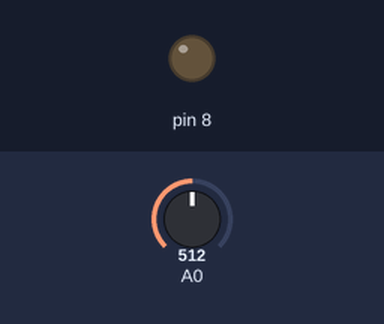
Recording of a sketch running on a simulated Arduino Uno, built with avr-gcc and run on an emulated ATmega328P. Parts: output pins drawn as LEDs (lit = HIGH). Inputs (shaded band) come from the test bench; at power-on: A0 = 512. What the sketch prints to the serial monitor is not drawn.

Above: at 0.3 s.
Timing chart, 0 to 1.8 s (numbered marks = the images above):
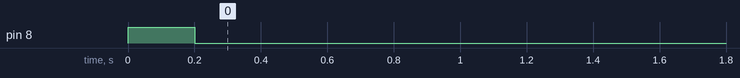

Measured:
- by itself, pin 8: HIGH → LOW at 0.20 s

The sketch:

ISIKSEVIYESI.ino
```cpp
int isikdegeri;
void setup() {
 pinMode(8,OUTPUT);
 Serial.begin(9600);
digitalWrite(8,HIGH);
}

void loop() {

isikdegeri=analogRead(A0);
Serial.println(isikdegeri);
delay(200);
if(isikdegeri<600){
  digitalWrite(8,LOW);
}
else{
  digitalWrite(8,HIGH);
}
}
```
